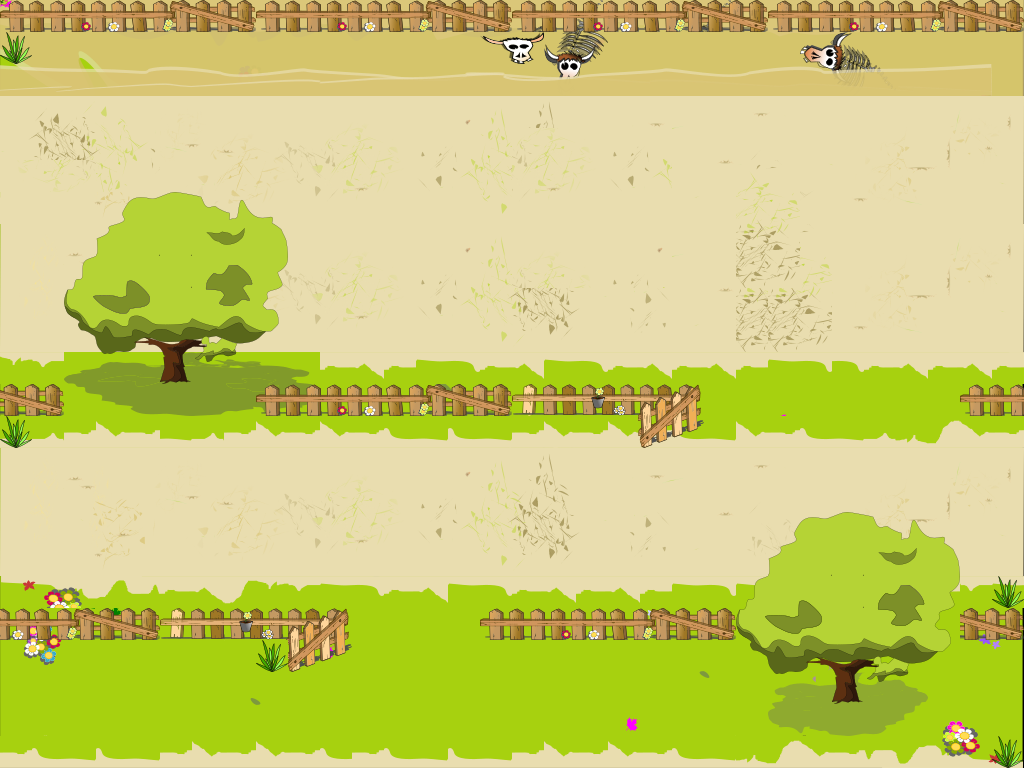

This game map was drawn from its Tiled (.tmx) file and the tilesets committed beside it. A one-line description and the trimmed map source follow:
An orthogonal 32x24 tile map with 32x32 px tiles, 5 tile layers (terreno, margem, road, intermediaria, ...), 16 tilesets.

<map version="1.0" orientation="orthogonal" renderorder="right-down" width="32" height="24" tilewidth="32" tileheight="32" nextobjectid="1">
 <tileset firstgid="1" name="tree1" tilewidth="32" tileheight="32" tilecount="42">
  <image source="tree1.png" width="224" height="192" />
 </tileset>
 <tileset firstgid="43" name="tree1_sombra" tilewidth="32" tileheight="32" tilecount="16">
  <image source="tree1_sombra.png" width="256" height="64" />
 </tileset>
 <tileset firstgid="59" name="skull2" tilewidth="32" tileheight="32" tilecount="2">
  <image source="skull2.png" width="64" height="32" />
 </tileset>
 <tileset firstgid="61" name="terreno" tilewidth="32" tileheight="32" tilecount="768">
  <image source="terreno.png" width="1024" height="768" />
 </tileset>
 <tileset firstgid="829" name="tree2" tilewidth="32" tileheight="32" tilecount="25">
  <image source="tree2.png" width="160" height="160" />
 </tileset>
 <tileset firstgid="854" name="tree2_sombra" tilewidth="32" tileheight="32" tilecount="10">
  <image source="tree2_sombra.png" width="160" height="64" />
 </tileset>
 <tileset firstgid="864" name="estrada1BarroHoriz" tilewidth="32" tileheight="32" tilecount="128">
  <image source="estrada1BarroHoriz.png" width="1024" height="128" />
 </tileset>
 <tileset firstgid="992" name="terreno" tilewidth="32" tileheight="32" tilecount="768">
  <image source="terreno.png" width="1024" height="768" />
 </tileset>
 <tileset firstgid="1760" name="tree1" tilewidth="32" tileheight="32" tilecount="42">
  <image source="tree1.png" width="224" height="192" />
 </tileset>
 <tileset firstgid="1802" name="cerca_frente_fechada" tilewidth="32" tileheight="32" tilecount="8">
  <image source="cerca_frente_fechada.png" width="257" height="32" />
 </tileset>
 <tileset firstgid="1810" name="cerca_frente_aberta" tilewidth="32" tileheight="32" tilecount="12">
  <image source="cerca_frente_aberta.png" width="192" height="64" />
 </tileset>
 <tileset firstgid="1822" name="skull" tilewidth="32" tileheight="32" tilecount="6">
  <image source="skull.png" width="64" height="96" />
 </tileset>
 <tileset firstgid="1828" name="terreno" tilewidth="32" tileheight="32" tilecount="768">
  <image source="terreno.png" width="1024" height="768" />
 </tileset>
 <tileset firstgid="2596" name="grama2" tilewidth="32" tileheight="32" tilecount="1">
  <image source="grama2.png" width="32" height="32" />
 </tileset>
 <tileset firstgid="2597" name="margem1" tilewidth="32" tileheight="32" tilecount="31">
  <image source="margem1.png" width="1014" height="32" />
 </tileset>
 <tileset firstgid="2628" name="skull2" tilewidth="32" tileheight="32" tilecount="2">
  <image source="skull2.png" width="64" height="32" />
 </tileset>
 <layer name="terreno" width="32" height="24">
  <data>[768 cells, 768 non-empty, 729 distinct tile ids]</data>
 </layer>
 <layer name="margem" width="32" height="24">
  <data>[768 cells, 154 non-empty, 60 distinct tile ids]</data>
 </layer>
 <layer name="road" width="32" height="24">
  <data>[768 cells, 415 non-empty, 159 distinct tile ids]</data>
 </layer>
 <layer name="intermediaria" width="32" height="24">
  <data>[768 cells, 72 non-empty, 33 distinct tile ids]</data>
 </layer>
 <layer name="colisao" width="32" height="24">
  <data>[768 cells, 88 non-empty, 22 distinct tile ids]</data>
 </layer>
</map>
